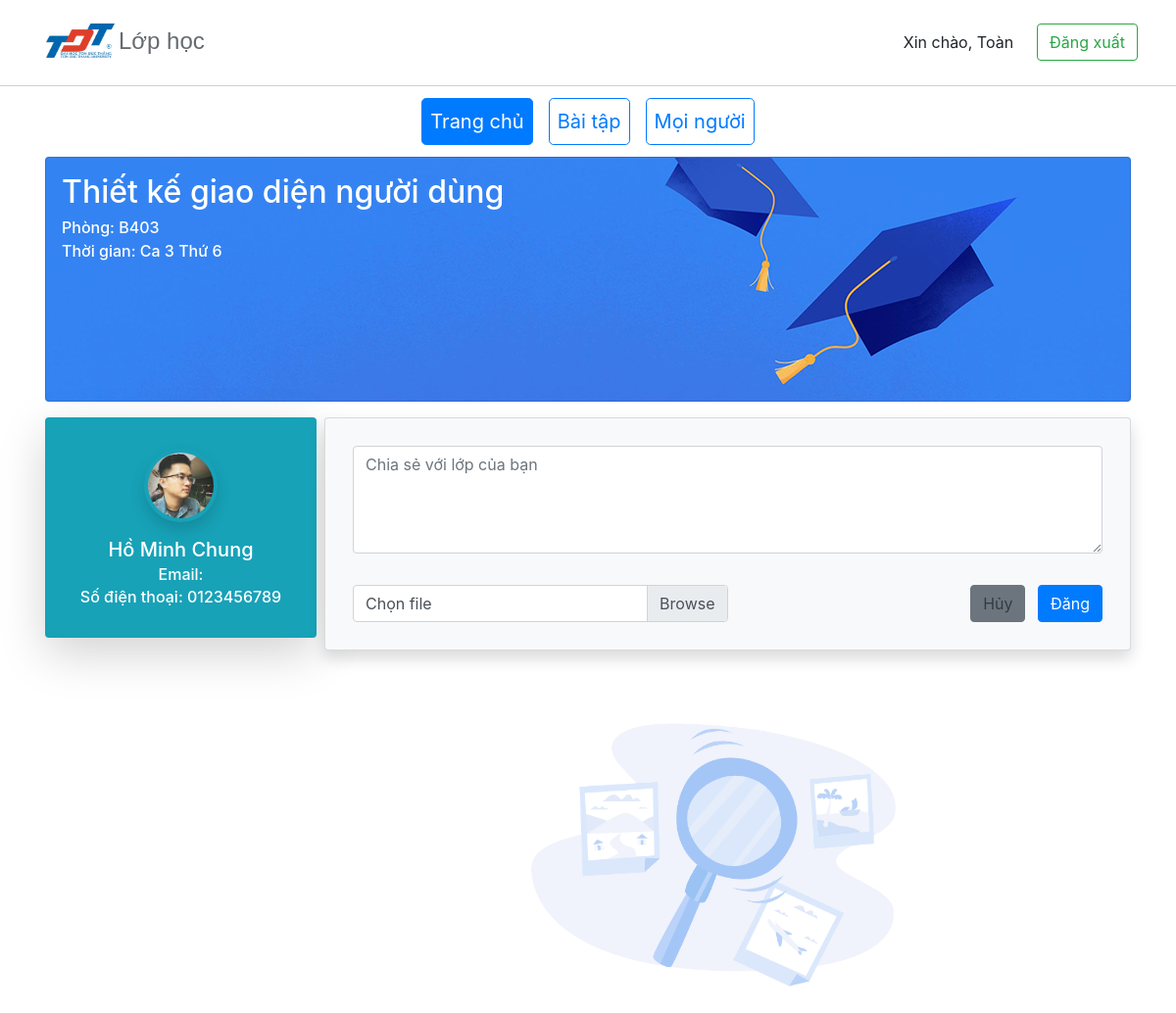
Screenshot of /Classroom/Home/8ADpRTP2jX (signed in) with the database file from the repository.
### tables this page shows
CREATE TABLE `class` (
  `id` varchar(100) NOT NULL,
  `classname` varchar(100) NOT NULL,
  `subject` varchar(1000) NOT NULL,
  `time` varchar(100) NOT NULL,
  `day` varchar(20) NOT NULL,
  `room` varchar(20) NOT NULL
);

CREATE TABLE `user` (
  `id` int(10) NOT NULL,
  `firstName` varchar(100) NOT NULL,
  `lastName` varchar(100) NOT NULL,
  `userName` varchar(50) NOT NULL,
  `avatar` varchar(50) NOT NULL,
  `password` varchar(100) NOT NULL,
  `birthday` varchar(20) NOT NULL,
  `email` varchar(100) NOT NULL,
  `phoneNumber` varchar(10) NOT NULL
);

### mvc/controllers/Classroom.php (called while the page is built, shortened)
<?php
class Classroom extends Controller{
    function Home($id) {
        $classModel = $this->model("ClassModel");
        $postModel = $this->model("PostModel");
        $userModel = $this->model("UserModel");
        $user = $userModel->getUserById($_SESSION["loggedIn"]);
        $post = $postModel->getAllPost($id);
        $data = $classModel->getClassById($id);
        $class = $data->fetch_assoc();
        $r = $user->fetch_assoc();
        $name = $r["firstName"];
        $this->view("ClassView", [
            "NewPostView" => "NewPost",
            "TeacherProfile" => "Profile",
            "PostView" => "Post",
            "ClassDetail" => $class,
            "PostList" => $post,
            "UserName" => $name
        ]);
    }
}
?>

### mvc/core/App.php (called while the page is built, shortened)
<?php
class App{
    protected $action="Error";
    protected $params=[];
    function __construct(){
        $url = $this->UrlProcess();
        if (isset($url[0])) {
            if(file_exists("./mvc/controllers/".$url[0].".php")){
                unset($url[0]);
            }
        }
        $this->controller = new $this->controller;
        if(isset($url[1])){
            if( method_exists( $this->controller , $url[1]) ){
                $this->action = $url[1];
            } else {
                require_once "./mvc/controllers/Home.php";
                call_user_func_array([new Home(), "Error"], $this->params );
                exit();
            }
            unset($url[1]);
        } else {
            require_once "./mvc/controllers/Home.php";
            call_user_func_array([new Home(), "Error"], $this->params );
            exit();
        }
        $this->params = $url?array_values($url):[];
        call_user_func_array([$this->controller, $this->action], $this->params );
    }
    function UrlProcess(){
        if(isset($_GET["url"]) ){
            return explode("/", filter_var(trim($_GET["url"], "/")));
        }
    }
}
?>

### index.php (called while the page is built, shortened)
<?php
$myApp = new App();
?>

### mvc/core/DB.php (called while the page is built, shortened)
<?php
class DB{
    protected $servername = "localhost";
    protected $username = "root";
    protected $password = "";
    protected $dbname = "classroom";
    function  __construct()
    {
        $this->con = new mysqli($this->servername, $this->username, $this->password, $this->dbname);
    }
}
?>

### mvc/models/ClassModel.php (called while the page is built, shortened)
<?php
class ClassModel extends DB {
    public function getClassById($id) {
        $query = "SELECT `class`.`id`, `class`.`classname`, `class`.`day`, `user`.`firstName`, `user`.`lastName`, `user`.`email`, `user`.`avatar`, `user`.`phoneNumber`, subject, room, time, day
                  FROM `class`, `user`, `teacherteachclass`
                  WHERE `teacherteachclass`.`id_class` = `class`.`id` and `teacherteachclass`.`id_teacher` = `user`.`id` and `class`.`id` = ?";
        $stm = $this->con->prepare($query);
        $stm->bind_param('s', $id);
        $stm->execute();
        $result = $stm->get_result();
        if ($result->num_rows > 0) {
            return $result;
        }
        return false;
    }
}
?>

### mvc/views/ClassView.php (the view, shortened to what this page needs)
<?php
$url = explode("/", filter_var(trim($_GET["url"], "/")));
$tagActive = $url[1];
$level = count($url);
$root = "";
while ($level > 1) {
    $root = $root . "../";
    $level--;
}
?>
<!doctype html>
<html lang="en">
<head>
    <link rel="stylesheet" href="https://stackpath.bootstrapcdn.com/bootstrap/4.5.2/css/bootstrap.min.css">
    <link rel="stylesheet" href="<?= $root ?>public/style.css">
</head>
<body>
<?php
$classDetail = $data["ClassDetail"];
?>
<div class="header my-header mt-4">
    <div class="d-flex flex-row px-4">
        <div class="mr-auto col-md-5">
            <div class="icon d-flex flex-row">
                <a href="<?= $root . "Home/Listclass" ?>" class="text-decoration-none banner ml-2 d-flex flex-row align-items-start">
                    <img src="<?= $root . "public/imgs/logo.png" ?>" class="logo-img">
                    <span class="classroom ml-1 logo-text text-truncate d-none d-sm-block">Lớp học</span>
                </a>
            </div>
        </div>
        <div class="col-md-5">
            <div class="d-flex flex-row-reverse align-items-center">
                <span class="text-right ml-2">
                        <a href="<?= $root ?>Account/Logout" class="btn btn-outline-success text-truncate" role="button">Đăng xuất</a>
                </span>
                <div class="text-right ml-2 px-3 d-none text-truncate d-md-block">
                    Xin chào, <?= $data["UserName"] ?>
                </div>
            </div>
        </div>
    </div>
</div>
<div>
    <div class="d-flex justify-content-center p-1 mt-2">
        <a href="<?= $root ."Classroom/Home/" . $classDetail["id"] ?>" class="btn btn-outline-primary btn-lg <?= strcasecmp($tagActive, "Home") == 0 ? "active" : "" ?> p-2" role="button" aria-pressed="true">Trang chủ</a>
        <a href="<?= $root . "Classroom/Assignment/" . $classDetail["id"] ?>" class="btn btn-outline-primary btn-lg p-2 ml-3 <?= strcasecmp($tagActive, "Assignment") == 0 ? "active" : "" ?>" role="button" aria-pressed="true">Bài tập</a>
        <a href="<?= $root . "Classroom/People/" . $classDetail["id"] ?>" class="btn btn-outline-primary btn-lg p-2 ml-3 <?= strcasecmp($tagActive, "People") == 0 ? "active" : "" ?>" role="button" aria-pressed="true">Mọi người</a>
    </div>
</div>
<div class="container mt-2 p-0 px-md-3 px-sm-3 px-1">
    <div alt="#" class="card bg text-white p-3">
        <h2><?= $classDetail["subject"] ?></h2>
        <h6 class="mb-1"> Phòng: <?= $classDetail["room"] ?></h6>
        <h6 class="mb-1"> Thời gian: <?= $classDetail["time"] . " " . $classDetail["day"] ?></h6>
    </div>
</div>
<div class="container ">
    <div class="row mt-3 px-md-3 px-sm-3 px-1">
        <?php isset($data["TeacherProfile"]) ? require_once "./mvc/views/pages/TeacherProfile.php" : "" ?>
        <div class="col-lg-9 col-md-12 pl-lg-2 pr-lg-0 px-0 h-75">
            <?php isset($data["NewPostView"]) ? require_once "./mvc/views/pages/NewPost.php" : "" ?>
            <?php isset($data["PostView"]) ? require_once "./mvc/views/pages/Post.php" : "" ?>
        </div>
    </div>
</div>
</body>
</html>

### mvc/views/pages/TeacherProfile.php
<?php
$level = count(explode("/", filter_var(trim($_GET["url"], "/"))));
$root = "";
while ($level > 1) {
    $root = $root . "../";
    $level--;
}
?>
<div class="col-lg-3 col-md-12 shadow-lg p-3 mb-3 bg-info rounded h-100 text-white text-center">
    <div><img class="rounded-circle shadow p-1 my-3" src="<?= $root . $classDetail["avatar"] ?>" width="75px" height="75px"></div>
    <h5 class="mb-1"><?= $classDetail["lastName"] . " " . $classDetail["firstName"] ?></h5>
    <h6 class="mb-1">Email: <?= $classDetail["email"] ?></h6>
    <h6 class="mb-3">Số điện thoại: <?= $classDetail["phoneNumber"] ?></h6>
</div>

### public/style.css (style rules this page uses)
html, body { margin: 0; padding: 0; height: 100%; }
body { overflow-x: hidden; }
.my-header { height: 64px; border-bottom: 1px solid #d0d0d0; }
.banner { height: 40px; }
.my-header { height: 64px; border-block-end: 1px solid #d0d0d0; }
.logo-img { width: 70px; height: 35px; }
.logo-text { color: dimgrey; font-size: 24px; }
* { box-sizing: border-box; }
.bg { background-image: url("../public/imgs/img_graduation.jpg"); height: 250px; max-width: 100%; padding: 0px; }
.classroom { font-family: Arial, Helvetica, sans-serif; color: #656b70 }

### rows the page displays
class: subject "Thiết kế giao diện người dùng", room "B403", time "Ca 3", day "Thứ 6", user.avatar (picture), user.lastName "Hồ Minh", user.firstName "Chung", user.phoneNumber "0123456789"

### other values shown
$data["UserName"] "Toàn"
